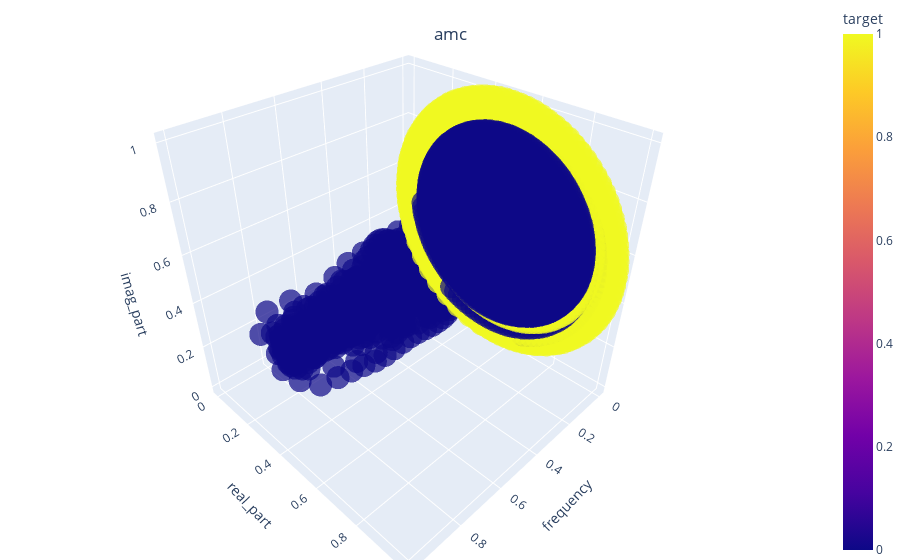

The notebook cell this image was saved under:
### Code cell
stock_name = 'amc'
plot_against = 'frequency'
hue_var = 'target'

plot3d_dataset(manip_features[stock_name]['features'], stock_name, plot_against, hue_var)

### Figure 1 — Plotly figure (JSON) as saved in the notebook; plotly's stock layout.template omitted (floating-point values rounded to 4 significant figures; data arrays with more than 128 entries replaced by an {"elided": "..."} marker saying what was removed)
{"data": [{"hovertemplate": "frequency=%{x}<br>real_part=%{y}<br>imag_part=%{z}<br>target=%{marker.color}<extra></extra>", "legendgroup": "", "marker": {"color": {"elided": "33790 int values"}, "coloraxis": "coloraxis", "opacity": 0.7, "symbol": "circle"}, "mode": "markers", "name": "", "scene": "scene", "showlegend": false, "type": "scatter3d", "x": {"elided": "33790 float values"}, "y": {"elided": "33790 float values"}, "z": {"elided": "33790 float values"}}], "layout": {"coloraxis": {"colorbar": {"title": {"text": "target"}}, "colorscale": [[0, "#0d0887"], [0.1111, "#46039f"], [0.2222, "#7201a8"], [0.3333, "#9c179e"], [0.4444, "#bd3786"], [0.5556, "#d8576b"], [0.6667, "#ed7953"], [0.7778, "#fb9f3a"], [0.8889, "#fdca26"], [1, "#f0f921"]]}, "legend": {"tracegroupgap": 0}, "margin": {"b": 0, "l": 0, "r": 0, "t": 0}, "scene": {"domain": {"x": [0, 1], "y": [0, 1]}, "xaxis": {"title": {"text": "frequency"}}, "yaxis": {"title": {"text": "real_part"}}, "zaxis": {"title": {"text": "imag_part"}}}, "title": {"text": "amc", "x": 0.5, "xanchor": "center", "y": 0.95, "yanchor": "top"}}}
